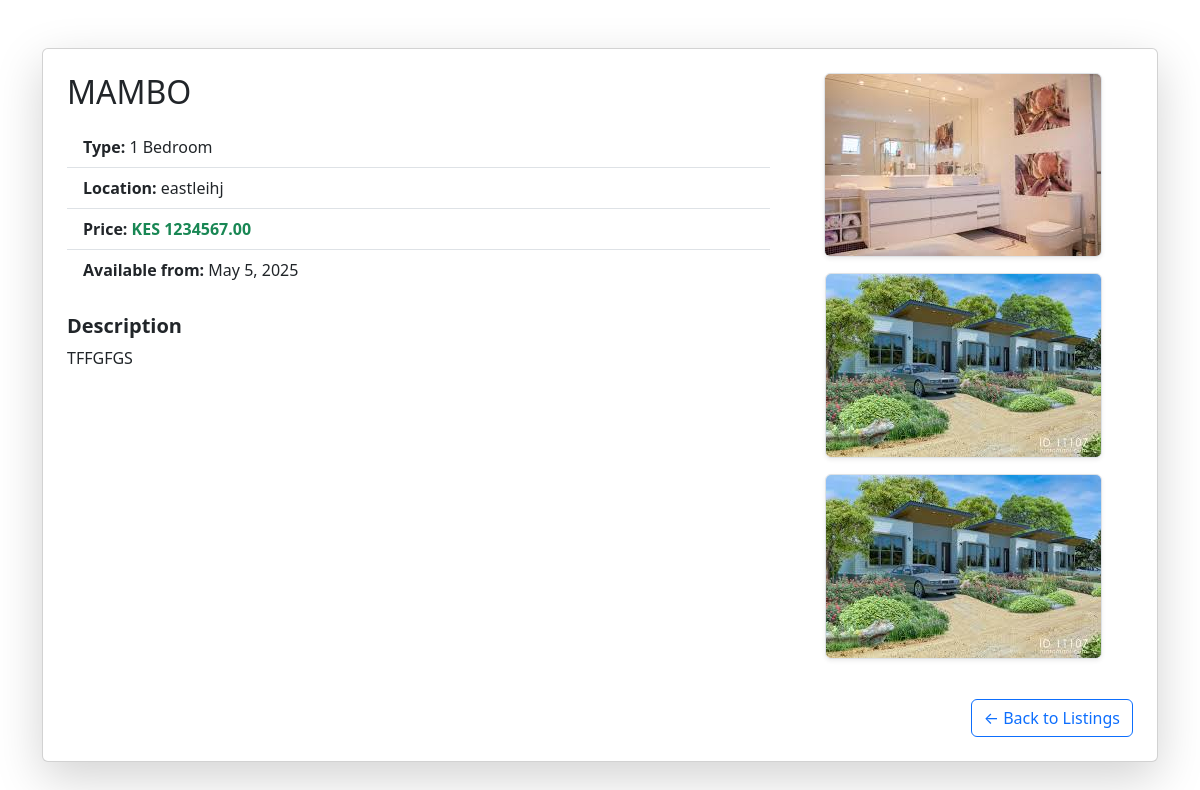
/vacancies/mambo-eastleihj/, run on the app's committed database.
### users/models.py (models this page shows, shortened)
class VacantRoom(models.Model):
    ROOM_TYPE_CHOICES = (
        ('Single', 'Single'),
        ('Double', 'Double'),
        ('Self-Contained', 'Self-Contained'),
        ('Bedsitter', 'Bedsitter'),
        ('1 Bedroom', '1 Bedroom'),
        ('2 Bedroom', '2 Bedroom'),
        ('3 Bedroom', '3 Bedroom'),
        ('4 Bedroom', '4 Bedroom'),
    )
    user = models.ForeignKey(User, on_delete=models.CASCADE, related_name='vacant_rooms')
    title = models.CharField(max_length=100)
    description = models.TextField()
    amount = models.DecimalField(max_digits=10, decimal_places=2)
    location = models.CharField(max_length=100)
    room_type = models.CharField(max_length=20, choices=ROOM_TYPE_CHOICES)
    picture1 = models.ImageField(upload_to='vacancy_images/', null=True, blank=True)
    picture2 = models.ImageField(upload_to='vacancy_images/', null=True, blank=True)
    picture3 = models.ImageField(upload_to='vacancy_images/', null=True, blank=True)
    available_from = models.DateField()
    is_available = models.BooleanField(default=True)
    created_at = models.DateTimeField(auto_now_add=True)
    slug = models.SlugField(unique=True, blank=True)

### users/views.py (the view)
# urls.py: path('vacancies/<slug:slug>/', views.vacancy_detail, name='vacancy_detail'),
def vacancy_detail(request, slug):
    room = get_object_or_404(VacantRoom, slug=slug)
    return render(request, 'users/vacancy_details.html', {'room': room})

### users/templates/users/vacancy_details.html
{% extends 'users/base.html' %}
{% block content %}
<div class="container mt-5">
  <div class="card shadow-lg p-4">
    <div class="row">
      <div class="col-md-8">
        <h2 class="mb-3">{{ room.title }}</h2>
        <ul class="list-group list-group-flush">
          <li class="list-group-item"><strong>Type:</strong> {{ room.room_type }}</li>
          <li class="list-group-item"><strong>Location:</strong> {{ room.location }}</li>
          <li class="list-group-item"><strong>Price:</strong> <span class="text-success fw-bold">KES {{ room.amount }}</span></li>
          <li class="list-group-item"><strong>Available from:</strong> {{ room.available_from }}</li>
        </ul>
        <div class="mt-4">
          <h5 class="fw-semibold">Description</h5>
          <p>{{ room.description }}</p>
        </div>
      </div>
      <div class="col-md-4 text-center">
        <div class="row">
          {% if room.picture1 %}
            <div class="col-12 mb-3">
              <img src="{{ room.picture1.url }}" class="img-fluid rounded border shadow-sm" alt="Room Image 1">
            </div>
          {% endif %}
          {% if room.picture2 %}
            <div class="col-12 mb-3">
              <img src="{{ room.picture2.url }}" class="img-fluid rounded border shadow-sm" alt="Room Image 2">
            </div>
          {% endif %}
          {% if room.picture3 %}
            <div class="col-12 mb-3">
              <img src="{{ room.picture3.url }}" class="img-fluid rounded border shadow-sm" alt="Room Image 3">
            </div>
          {% endif %}
        </div>
      </div>
    </div>
    <div class="text-end mt-4">
      <a href="{% url 'vacancy_list' %}" class="btn btn-outline-primary">← Back to Listings</a>
    </div>
  </div>
</div>
{% endblock %}

### data on the page
VacantRoom: title "MAMBO", room_type "1 Bedroom", location "eastleihj", amount "1234567.00", available_from "May 5, 2025", description "TFFGFGS", picture1 (picture), picture2 (picture), picture3 (picture)
